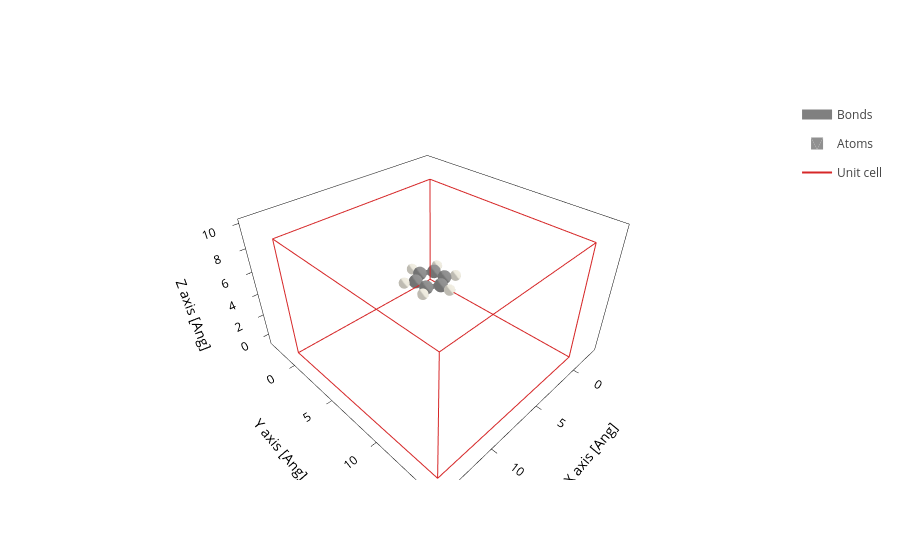

Notebook code cell kept with this figure:
### Markdown cell above
**Import molecule in xyz format and center using sisl**

We can use the center() to find the where is the center now center and simply add a vector to translate the system to the desired place
Documentation on geometry manipulation here:

https://sisl.readthedocs.io/en/latest/api/generated/sisl.Geometry.html

### Code cell
system=Geometry.read("molecule.xyz")
system.plot()

### Figure 1 — Plotly figure (JSON) as saved in the notebook; plotly's stock layout.template omitted (floating-point values rounded to 4 significant figures; data arrays with more than 128 entries replaced by an {"elided": "..."} marker saying what was removed)
{"data": [{"line": {"color": "gray", "width": 10}, "meta": {}, "mode": "lines", "name": "Bonds", "opacity": 1, "type": "scatter3d", "x": {"elided": "252 float values"}, "y": {"elided": "252 float values"}, "z": {"elided": "252 float values"}}, {"alphahull": 0, "color": "#909090", "hovertemplate": "%{meta.position}", "legendgroup": "Atoms", "meta": {"meta": {"Atoms_i": 0}, "position": "(1.23, 0.71, 0.00)"}, "name": "Atoms", "opacity": 1, "showlegend": true, "showscale": false, "type": "mesh3d", "x": {"elided": "225 float values"}, "y": {"elided": "225 float values"}, "z": {"elided": "225 float values"}}, {"alphahull": 0, "color": "#EDEADE", "hovertemplate": "%{meta.position}", "legendgroup": "Atoms", "meta": {"meta": {"Atoms_i": 1}, "position": "(2.20, 1.27, 0.00)"}, "name": "Atoms", "opacity": 1, "showlegend": false, "showscale": false, "type": "mesh3d", "x": {"elided": "225 float values"}, "y": {"elided": "225 float values"}, "z": {"elided": "225 float values"}}, {"alphahull": 0, "color": "#909090", "hovertemplate": "%{meta.position}", "legendgroup": "Atoms", "meta": {"meta": {"Atoms_i": 2}, "position": "(0.00, 1.42, 0.00)"}, "name": "Atoms", "opacity": 1, "showlegend": false, "showscale": false, "type": "mesh3d", "x": {"elided": "225 float values"}, "y": {"elided": "225 float values"}, "z": {"elided": "225 float values"}}, {"alphahull": 0, "color": "#EDEADE", "hovertemplate": "%{meta.position}", "legendgroup": "Atoms", "meta": {"meta": {"Atoms_i": 3}, "position": "(0.00, 2.54, 0.00)"}, "name": "Atoms", "opacity": 1, "showlegend": false, "showscale": false, "type": "mesh3d", "x": {"elided": "225 float values"}, "y": {"elided": "225 float values"}, "z": {"elided": "225 float values"}}, {"alphahull": 0, "color": "#909090", "hovertemplate": "%{meta.position}", "legendgroup": "Atoms", "meta": {"meta": {"Atoms_i": 4}, "position": "(-1.23, 0.71, 0.00)"}, "name": "Atoms", "opacity": 1, "showlegend": false, "showscale": false, "type": "mesh3d", "x": {"elided": "225 float values"}, "y": {"elided": "225 float values"}, "z": {"elided": "225 float values"}}, {"alphahull": 0, "color": "#EDEADE", "hovertemplate": "%{meta.position}", "legendgroup": "Atoms", "meta": {"meta": {"Atoms_i": 5}, "position": "(-2.20, 1.27, 0.00)"}, "name": "Atoms", "opacity": 1, "showlegend": false, "showscale": false, "type": "mesh3d", "x": {"elided": "225 float values"}, "y": {"elided": "225 float values"}, "z": {"elided": "225 float values"}}, {"alphahull": 0, "color": "#909090", "hovertemplate": "%{meta.position}", "legendgroup": "Atoms", "meta": {"meta": {"Atoms_i": 6}, "position": "(-1.23, -0.71, 0.00)"}, "name": "Atoms", "opacity": 1, "showlegend": false, "showscale": false, "type": "mesh3d", "x": {"elided": "225 float values"}, "y": {"elided": "225 float values"}, "z": {"elided": "225 float values"}}, {"alphahull": 0, "color": "#EDEADE", "hovertemplate": "%{meta.position}", "legendgroup": "Atoms", "meta": {"meta": {"Atoms_i": 7}, "position": "(-2.20, -1.27, 0.00)"}, "name": "Atoms", "opacity": 1, "showlegend": false, "showscale": false, "type": "mesh3d", "x": {"elided": "225 float values"}, "y": {"elided": "225 float values"}, "z": {"elided": "225 float values"}}, {"alphahull": 0, "color": "#909090", "hovertemplate": "%{meta.position}", "legendgroup": "Atoms", "meta": {"meta": {"Atoms_i": 8}, "position": "(0.00, -1.42, 0.00)"}, "name": "Atoms", "opacity": 1, "showlegend": false, "showscale": false, "type": "mesh3d", "x": {"elided": "225 float values"}, "y": {"elided": "225 float values"}, "z": {"elided": "225 float values"}}, {"alphahull": 0, "color": "#EDEADE", "hovertemplate": "%{meta.position}", "legendgroup": "Atoms", "meta": {"meta": {"Atoms_i": 9}, "position": "(0.00, -2.54, 0.00)"}, "name": "Atoms", "opacity": 1, "showlegend": false, "showscale": false, "type": "mesh3d", "x": {"elided": "225 float values"}, "y": {"elided": "225 float values"}, "z": {"elided": "225 float values"}}, {"alphahull": 0, "color": "#909090", "hovertemplate": "%{meta.position}", "legendgroup": "Atoms", "meta": {"meta": {"Atoms_i": 10}, "position": "(1.23, -0.71, 0.00)"}, "name": "Atoms", "opacity": 1, "showlegend": false, "showscale": false, "type": "mesh3d", "x": {"elided": "225 float values"}, "y": {"elided": "225 float values"}, "z": {"elided": "225 float values"}}, {"alphahull": 0, "color": "#EDEADE", "hovertemplate": "%{meta.position}", "legendgroup": "Atoms", "meta": {"meta": {"Atoms_i": 11}, "position": "(2.20, -1.27, 0.00)"}, "name": "Atoms", "opacity": 1, "showlegend": false, "showscale": false, "type": "mesh3d", "x": {"elided": "225 float values"}, "y": {"elided": "225 float values"}, "z": {"elided": "225 float values"}}, {"meta": {}, "mode": "lines", "name": "Unit cell", "type": "scatter3d", "x": [0.0, 0.0, 14.4, 14.4, 0.0, 0.0, NaN, 0.0, 0.0, 0.0, 14.4, 14.4, 0.0, NaN, 14.4, 14.4, NaN, 14.4, 14.4], "y": [0.0, 15.08, 15.08, 15.08, 15.08, 15.08, NaN, 15.08, 0.0, 0.0, 0.0, 0.0, 0.0, NaN, 15.08, 0.0, NaN, 15.08, 0.0], "z": [0.0, 0.0, 0.0, 10.0, 10.0, 0.0, NaN, 10.0, 10.0, 0.0, 0.0, 10.0, 10.0, NaN, 0.0, 0.0, NaN, 10.0, 10.0]}], "layout": {"scene": {"aspectmode": "data", "xaxis": {"title": {"text": "X axis [Ang]"}}, "yaxis": {"title": {"text": "Y axis [Ang]"}}, "zaxis": {"title": {"text": "Z axis [Ang]"}}}, "xaxis": {"scaleanchor": "y", "scaleratio": 1, "title": {"text": "X axis [Ang]"}}, "yaxis": {"title": {"text": "Y axis [Ang]"}}}}
